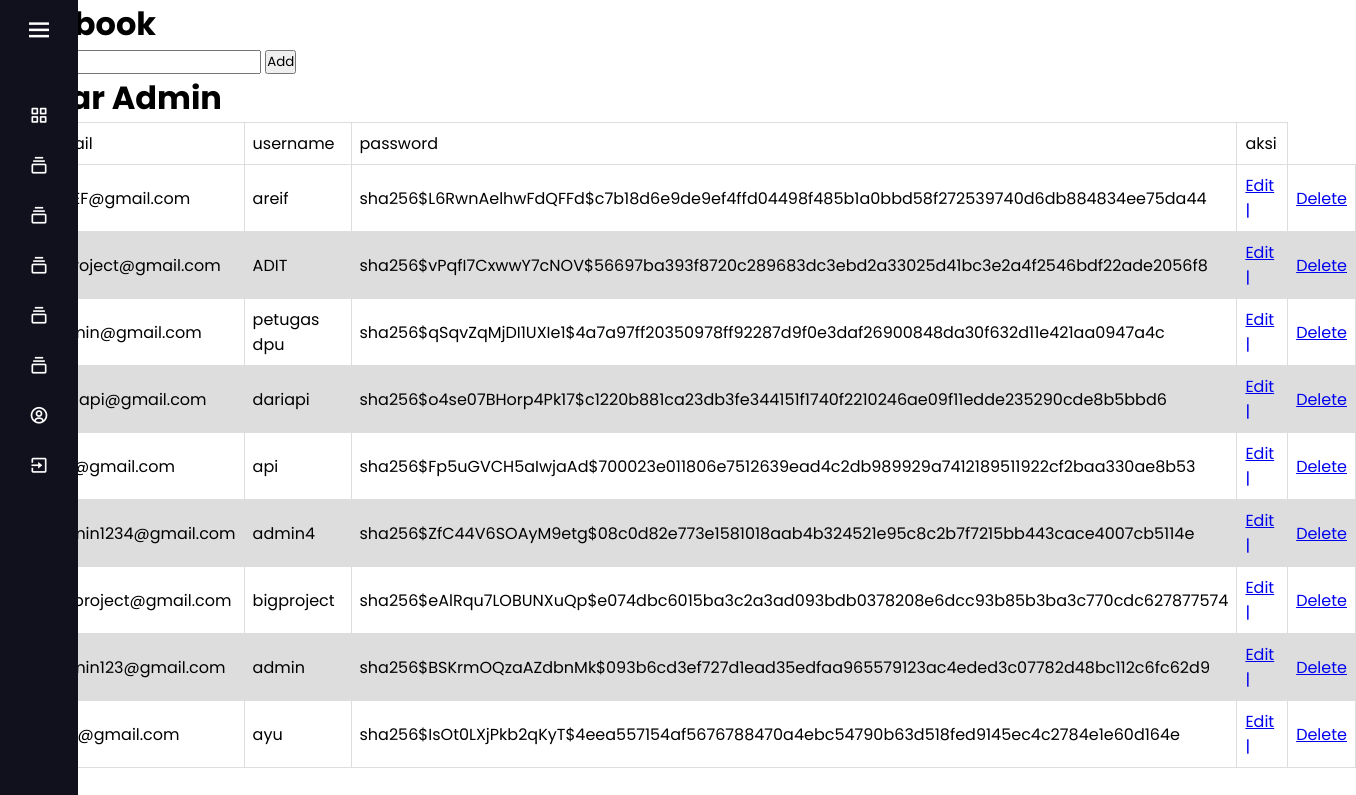
Screenshot of /admin/admin (signed in) with the database file from the repository.
### application/models.py (models this page shows)
class User(UserMixin, db.Model):
    id = db.Column(db.Integer, primary_key=True) # primary keys are required by SQLAlchemy
    email = db.Column(db.String(100), unique=True)
    password = db.Column(db.String(100))
    name = db.Column(db.String(1000))

### application/main.py (the view)
@main.route('/admin/admin')
@login_required
def admin():
    users = User.query.all()
    return render_template('admin/listadmin.html',data_admin=users)

### application/__init__.py (called while the page is built)
@login_manager.user_loader
def load_user(user_id):
        return User.query.get(int(user_id))

### application/templates/admin/listadmin.html (shortened to what this page needs)
{% include 'admin/nav.html' %}
{% block content %}
<div class="container">
    <h1>Add book</h1>
    <form method="POST" action="/books/create">
        <input type="text" name="title">
        <input type="submit" value="Add">
    </form>
    <div class="starter-template">
        <h1>Daftar Admin</h1>
        <table class="table table-striped">
            <thead>
                <tr>
                    <td>No</td>
                    <td>email</td>
                    <td>username</td>
                    <td>password</td>
                    <td>aksi</td>
                </tr>
            </thead>
            <tbody>
                {% for admin in data_admin %}
            <tr>
                <td>{{ admin.id }}</td>
                <td>{{ admin.email }}</td>
                <td>{{ admin.name }}</td>
                <td>{{ admin.password }}</td>
                <td><a href='/admin/{{ admin.id }}/edit'>Edit | </td></a>
                <td><a onclick="confirm()" href='/admin/delete/{{admin.id}}'> Delete</a>
                </td>
            </tr>
        {% endfor %}
            </tbody>
        </table>
    </div>
</div>
{% endblock %}

### application/templates/admin/nav.html (shortened to what this page needs)
<!DOCTYPE html>
<html lang="en" dir="ltr">
<head>
    <link rel="stylesheet" href="../../static/css/header.css">
    <link href='https://unpkg.com/boxicons@2.0.7/css/boxicons.min.css' rel='stylesheet'>
</head>
<body>
    <div class="sidebar close">
        <div class="logo-details">
            <i style="cursor:pointer;" class='bx bx-menu'></i>
        </div>
        <ul class="nav-links">
            <li>
                <a href="{{url_for('main.dashboard')}}">
                    <i class='bx bx-grid-alt'></i>
                </a>
            </li>
            <li>
                <div class="iocn-link">
                    <a href="{{url_for('main.anorganik')}}">
                        <i class='bx bx-collection'></i>
                    </a>
                </div>
            </li>
            <li>
                <div class="iocn-link">
                    <a href="{{url_for('main.organik')}}">
                        <i class='bx bx-collection'></i>
                    </a>
                </div>
            </li>
            <li>
                <div class="iocn-link">
                    <a href="#">
                        <i class='bx bx-collection'></i>
                    </a>
                </div>
            </li>
            <li>
                <div class="iocn-link">
                    <a href="#">
                        <i class='bx bx-collection'></i>
                    </a>
                </div>
            </li>
            <li>
                <div class="iocn-link">
                    <a href="#">
                        <i class='bx bx-collection'></i>
                    </a>
                </div>
            </li>
            <li>
                <a href="{{url_for('main.admin')}}">
                    <i class='bx bx-user-circle'></i>
                </a>
            </li>
            <li>
                <a href="{{url_for('auth.logout')}}">
                    <i class='bx bx-exit'></i>
                </a>
            </li>
        </ul>
    </div>
</body>
</html>

### application/static/css/header.css (style rules this page uses)
* { margin: 0; padding: 0; box-sizing: border-box; font-family: 'Poppins', sans-serif; }
.sidebar { position: fixed; top: 0; left: 0; height: 100%; width: 260px; background: #11101d; z-index: 100; transition: all 0.5s ease; }
.sidebar.close { width: 78px; }
.sidebar .logo-details { height: 60px; width: 100%; display: flex; align-items: center; }
.sidebar .logo-details i { font-size: 30px; color: #fff; height: 50px; min-width: 78px; text-align: center; line-height: 50px; }
.sidebar .nav-links { height: 100%; padding: 30px 0 150px 0; overflow: auto; }
.sidebar.close .nav-links { overflow: visible; }
.sidebar .nav-links li { position: relative; list-style: none; transition: all 0.4s ease; }
.sidebar .nav-links li .iocn-link { display: flex; align-items: center; justify-content: space-between; }
.sidebar.close .nav-links li .iocn-link { display: block }
.sidebar .nav-links li i { height: 50px; min-width: 78px; text-align: center; line-height: 50px; color: #fff; font-size: 20px; cursor: pointer; transition: all 0.3s ease; }
.sidebar .nav-links li a { display: flex; align-items: center; text-decoration: none; }

### application/templates/admin/nav.html (style rules this page uses)
table { font-family: arial, sans-serif; border-collapse: collapse; width: 100%; }
td, th { border: 1px solid #dddddd; text-align: left; padding: 8px; }
tr:nth-child(even) { background-color: #dddddd; }

### rows the page displays
User: email "ARIEF@gmail.com", name "areif", password "sha256$L6RwnAelhwFdQFFd$c7b18d6e9de9ef4ffd04498f485b1a0bbd58f272539740d6db884834ee75da44"
User: email "biproject@gmail.com", name "ADIT", password "sha256$vPqfI7CxwwY7cNOV$56697ba393f8720c289683dc3ebd2a33025d41bc3e2a4f2546bdf22ade2056f8"
User: email "admin@gmail.com", name "petugas dpu", password "sha256$qSqvZqMjDI1UXIe1$4a7a97ff20350978ff92287d9f0e3daf26900848da30f632d11e421aa0947a4c"
User: email "dariapi@gmail.com", name "dariapi", password "sha256$o4se07BHorp4Pk17$c1220b881ca23db3fe344151f1740f2210246ae09f11edde235290cde8b5bbd6"
User: email "api@gmail.com", name "api", password "sha256$Fp5uGVCH5aIwjaAd$700023e011806e7512639ead4c2db989929a7412189511922cf2baa330ae8b53"
User: email "admin1234@gmail.com", name "admin4", password "sha256$ZfC44V6SOAyM9etg$08c0d82e773e1581018aab4b324521e95c8c2b7f7215bb443cace4007cb5114e"
User: email "bigproject@gmail.com", name "bigproject", password "sha256$eAlRqu7LOBUNXuQp$e074dbc6015ba3c2a3ad093bdb0378208e6dcc93b85b3ba3c770cdc627877574"
User: email "admin123@gmail.com", name "admin", password "sha256$BSKrmOQzaAZdbnMk$093b6cd3ef727d1ead35edfaa965579123ac4eded3c07782d48bc112c6fc62d9"
User: email "ayu@gmail.com", name "ayu", password "sha256$IsOt0LXjPkb2qKyT$4eea557154af5676788470a4ebc54790b63d518fed9145ec4c2784e1e60d164e"
